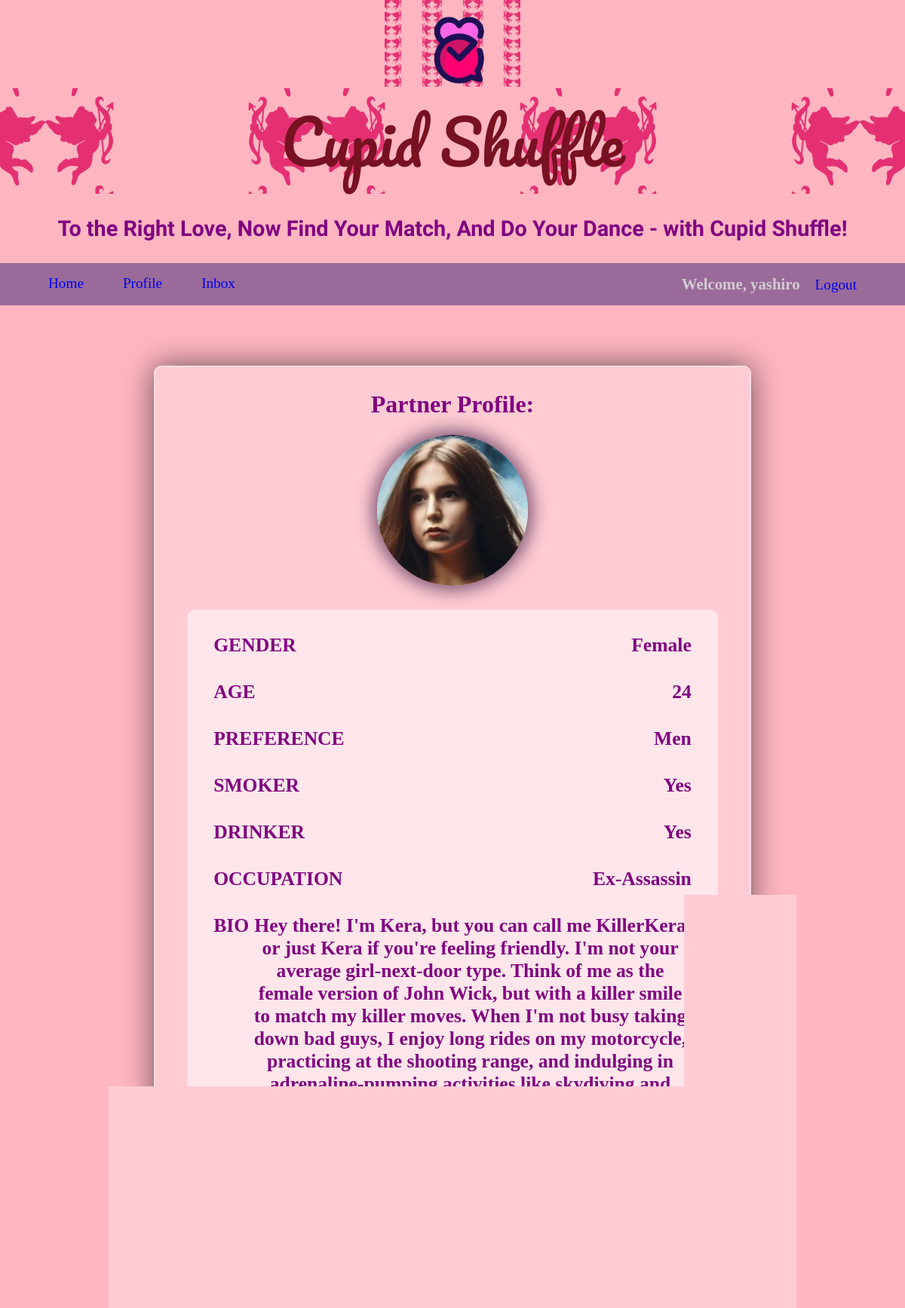
Screenshot of /partner_profile/6 (signed in) with the database file from the repository.
### app/models.py (models this page shows, shortened)
class DatingProfile(models.Model):
    user_profile = models.ForeignKey(
        Profile,
        on_delete=models.CASCADE,
        related_name="dating_profile_user",
        null=True,
    )
    created = models.BooleanField(default=False)
    profile_pic = models.ImageField(
        default="default_pic.jpg",
        null=True,
        blank=True,
    )
    gender_options = (("Male", "MALE"), ("Female", "FEMALE"))
    interested_in_options = ("Men", "MEN"), ("Women", "WOMEN"), ("Both", "BOTH")
    yes_or_no_options = (("Yes", "YES"), ("No", "NO"))
    gender = models.CharField(max_length=50, choices=gender_options, null=True)
    birth_date = models.DateTimeField(default=datetime.now)
    interested_in = models.CharField(
        max_length=50, choices=interested_in_options, null=True
    )
    smoker = models.CharField(max_length=50, choices=yes_or_no_options, null=True)
    drinker = models.CharField(max_length=50, choices=yes_or_no_options, null=True)
    occupation = models.CharField(max_length=50, null=True)
    bio = models.TextField(null=True)
    favorite_place_ever_been = models.TextField(null=True)
    @property
    def age(self):
        today = timezone.now().date()
        age = int(
            today.year
            - (self.birth_date.year)
            - ((today.month, today.day) < (self.birth_date.month, self.birth_date.day))
        )
        return age

### app/views.py (the view)
# urls.py: path("partner_profile/<int:id>", partner_profile_view, name="partner"),
@login_required(login_url="login")
def partner_profile_view(request, id):
    dating_profile = DatingProfile.objects.get(id=id)
    context = {
        "dating_profile": dating_profile,
    }
    return render(request, "potiental_partner_profile.html", context)

### app/templates/potiental_partner_profile.html (shortened to what this page needs)
{%extends 'home.html'%}
{%block content%}
<div id="partner_profile_page_container">
  <div class="potential_partner_profile">
    <div id="partner_profile_header_container">
      <div id="partner_profile_header_info">
        <h1>Partner Profile: {{ dating_profile.first_name}}</h1>
        <div id="partner_profile_image_container">{% comment %} <img src="{{dating_profile.profile_pic.url}}"/> {% endcomment %}
          <img src="{{ dating_profile.profile_pic.url }}"/>
        </div>
      </div>
    </div>
      <div id="dating_profile_information_container" class="partner_profile_container">
        <div id="dating_profile_gender_container">
          <div class="profile_info_text">GENDER</div>
          {{dating_profile.gender}}
        </div>
        <div id="dating_profile_age_container">
          <div class="profile_info_text">AGE</div>
          {{dating_profile.age}}
        </div>
        <div id="dating_profile_interested_in_container">
          <div class="profile_info_text">PREFERENCE</div>
          {{dating_profile.interested_in}}
        </div>
        <div id="dating_profile_smoker_container">
          <div class="profile_info_text">SMOKER</div>
          {{dating_profile.smoker}}
        </div>
        <div id="dating_profile_drinker_container">
          <div class="profile_info_text">DRINKER</div>
          {{dating_profile.drinker}}
        </div>
        <div id="dating_profile_occupation_container">
          <div class="profile_info_text">OCCUPATION</div>
          {{dating_profile.occupation}}
        </div>
        <div id="dating_profile_bio_container">
          <div class="profile_info_text">BIO</div>
          {{dating_profile.bio}}
        </div>
        <div id="dating_profile_favorite_place_container">
          <div class="profile_info_text">FAVORITE PLACE</div>
        </div>
      </div>
    <div id="partner_profile_button_container">
      <button id="partner_profile_button"> <a href= "{% url "matchmaking"%}" >Back</a></button>
    </div>
  </div>
</div>
{%endblock content%}

### app/templates/base.html (shortened to what this page needs)
{% load static %}
<!DOCTYPE html>
<html lang="en">
<head>
    <link rel="stylesheet" href="{% static "styles.css" %}">
</head>
<body>
    <img class="logo_img" src="{% static 'logo.png' %}" alt="Logo">
    <h3 class="logo_name">Cupid Shuffle</h3>
    <p class="slogan_text">To the Right Love, Now Find Your Match, And Do Your Dance - with Cupid Shuffle!</p>
    <div id="navigation_container">
        {% if user.id != None %}
            <div id='left_side_nav'>
                <a href ="{% url 'home'%}">Home</a>
                <a href ="{% url 'profile'%}">Profile</a>
                <a href ="{% url 'inbox'%}">Inbox</a>
            </div>
            <div id='right_side_nav'>
                <span id="bannerName">Welcome, {{user.username}}</span>
                <a href="{%url 'logout'%}">Logout</a>
            </div>
        </div>
        {% endif %}
    {% block content %}
    {% endblock content %}
</body>
</html>

### app/static/styles.css (style rules this page uses)
body { margin: 0; background-color: lightpink; }
#navigation_container { display: flex; background-color: rgb(154, 107, 154); padding: 1rem; justify-content: space-between; }
#left_side_nav > a { text-decoration: none; font-size: 1.2rem; padding-left:3rem; }
#right_side_nav > a { text-decoration: none; font-size: 1.2rem; padding-right: 3rem; }
#bannerName { font-size: 1.3rem; font-weight: 900; color: rgb(210, 204, 209); padding-right: 1rem; }
#dating_profile_information_container { display: flex; flex-direction: column; row-gap: 2rem; padding: 2rem; min-width: fit-content; background-color: rgba(255, 255, 255, 0.512); margin: 2rem; border-radius: 10px; }
#dating_profile_gender_container { display: flex; justify-content: space-between; font-size:1.6rem; text-align: center; padding-left: .2rem; padding-right: .2rem; color: purple; }
#dating_profile_age_container { display: flex; justify-content: space-between; font-size:1.6rem; text-align: center; padding-left: .2rem; padding-right: .2rem; color: purple; }
#dating_profile_interested_in_container { display: flex; justify-content: space-between; font-size:1.6rem; text-align: center; padding-left: .2rem; padding-right: .2rem; color: purple; }
#dating_profile_smoker_container { display: flex; justify-content: space-between; font-size:1.6rem; text-align: center; padding-left: .2rem; padding-right: .2rem; color: purple; }
#dating_profile_drinker_container { display: flex; justify-content: space-between; font-size:1.6rem; text-align: center; padding-left: .2rem; padding-right: .2rem; color: purple; }
#dating_profile_occupation_container { display: flex; justify-content: space-between; font-size:1.6rem; text-align: center; padding-left: .2rem; padding-right: .2rem; color: purple; }
#dating_profile_bio_container { display: flex; justify-content: space-between; font-size:1.6rem; text-align: center; padding-left: .2rem; padding-right: .2rem; color: purple; }
#dating_profile_favorite_place_container { display: flex; justify-content: space-between; font-size:1.6rem; text-align: center; padding-left: .2rem; padding-right: .2rem; color: purple; }
.profile_info_text { font-weight: 900; }
.logo_img { background: url("/DatingApp/app/static/cupid.png"); background-size: 30%; background-position: 50%; display: block; margin-left: auto; margin-right: auto; width: 15% ; justify-content: center; }
.logo_name { background: url("/DatingApp/app/static/cupid.png"); background-size: 30%; background-position: 50%; color: rgb(120, 17, 33); font-weight: bold; font-size: 5rem; margin: auto 0; text-align: center; margin-top: .2%; font-family: "Pacifico", cursive; font-weight: 300; font-style: normal; margin-bottom: 1%; }
.slogan_text { font-family: "Dancing Script", cursive; font-optical-sizing: auto; text-align: center; font-weight: bold; font-size: 180%; color:purple; }
#partner_profile_page_container { display: flex; justify-content: center; }
.potential_partner_profile { color: purple; font-weight: 900; width: max-content; display: flex; flex-direction: column; justify-content: space-between; align-items: center; background-color: rgba(255, 255, 255, 0.301); backdrop-filter: blur(10px); padding: 10px; border: 2px solid rgba(255, 255, 255, 0.349); margin: 10px auto; box-shadow: 0 4px 8px 0 rgba(0,0,0,0.2); margin-left: 40%; margin-right: 40%; margin-top: 5rem; margin-bottom: 5rem; border-radius: 10px; backdrop-filter: blur(15px); box-shadow: 0 0 40px rgba(8, 7, 16, 0.6); }
#partner_profile_header_info { display: flex; flex-direction: column; justify-content: center; align-items: center; }
#partner_profile_image_container { display: flex; justify-content: center; max-width: fit-content; border-radius: 50%; box-shadow: 0 0 25px 5px #230031a4; }
#partner_profile_image_container > img { border-radius: 50%; width: 200px; height: 200px; object-fit: cover; }
#partner_profile_button_container { display: flex; justify-content: end; padding-bottom: 1rem; width: 100%; }
#partner_profile_button { justify-content: right; border-radius: .5rem; background-color: rgb(185, 120, 180); font-size: 1.1rem; padding: .5rem; cursor: pointer; }
#partner_profile_button > a { text-decoration: none; color: white; }
.partner_profile_container { width: 40rem; }

### rows the page displays
DatingProfile: profile_pic (picture), gender "Female", age "24", interested_in "Men", smoker "Yes", drinker "Yes", occupation "Ex-Assassin", bio "Hey there! I'm Kera, but you can call me KillerKera or just Kera if you're feeling friendly. I'm not your average girl-next-door type. Think of me as the female version of John Wick, but with a killer smile to match my killer moves. When I'm not busy taking down bad guys, I enjoy long rides on my motorcycle, practicing at the shooting range, and indulging in adrenaline-pumping activities like skydiving and rock climbing. I've got a soft spot for classic action movies and anything that gets my heart racing."

### other values shown
{{ user.username }} "yashiro"
